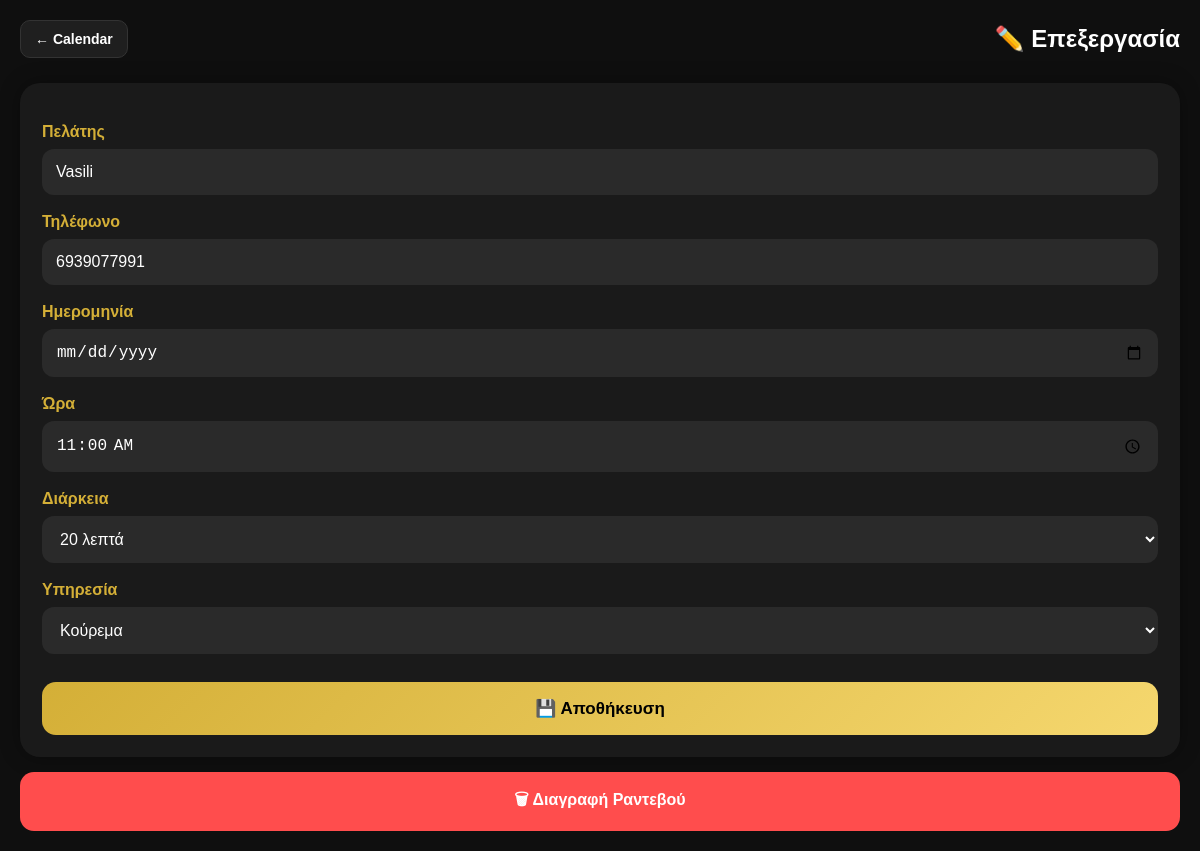
Page /edit/2 on the earlier database version.
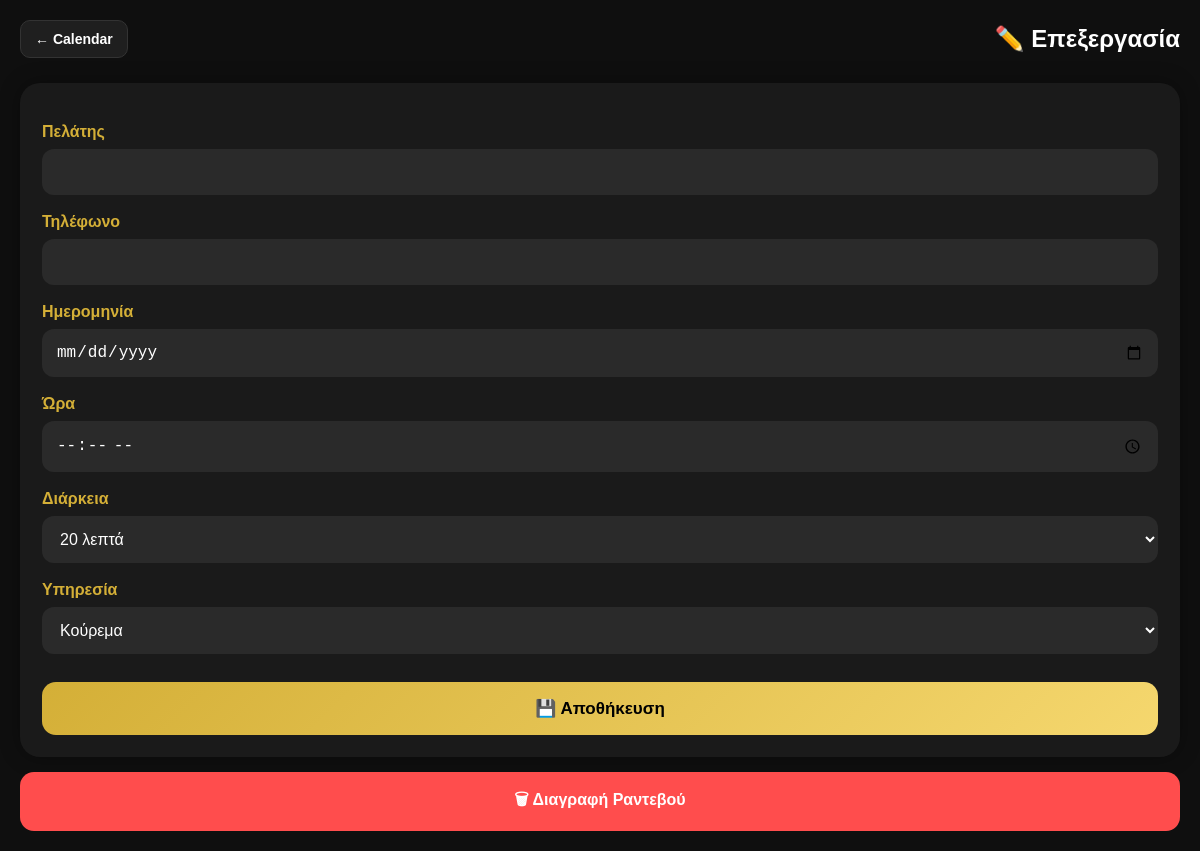
Same page on the later database version.
### tables this page shows
CREATE TABLE appointments (
            id INTEGER PRIMARY KEY AUTOINCREMENT,
            name TEXT,
            phone TEXT,
            start_time TEXT,
            duration INTEGER,
            service TEXT
        );

### app.py (the view, shortened to what this page needs)
@app.route("/edit/<int:id>", methods=["GET", "POST"])
def edit(id):
    conn = sqlite3.connect("barber.db")
    c = conn.cursor()
    c.execute("""
        SELECT id, name, phone, start_time, duration, service
        FROM appointments
        WHERE id=?
    """, (id,))
    appointment = c.fetchone()
    conn.close()
    return render_template("edit.html", appointment=appointment)

### templates/edit.html (shortened to what this page needs)
<!DOCTYPE html>
<html lang="el">
<head>
</head>
<body>
<div class="topbar">
<a href="/calendar" class="back-btn">
← Calendar
</a>
<h2>✏️ Επεξεργασία</h2>
</div>
<form method="POST">
<label>Πελάτης</label>
<input name="name" value="{{ appointment[1] }}" required>
<label>Τηλέφωνο</label>
<input name="phone" value="{{ appointment[2] }}" required>
<label>Ημερομηνία</label>
<input
type="date"
name="date"
value="{{ appointment[3] }}"
required>
<label>Ώρα</label>
<input type="time"
name="start_time"
value="{{ appointment[3] }}"
required>
<label>Διάρκεια</label>
<select name="duration">
<option value="20"
{% if appointment[4] == 20 %}selected{% endif %}>
20 λεπτά
</option>
</select>
<label>Υπηρεσία</label>
<select name="service">
<option
{% if appointment[5] == "Κούρεμα" %}selected{% endif %}>
Κούρεμα
</option>
</select>
<button class="save-btn" type="submit">
💾 Αποθήκευση
</button>
</form>
<a class="delete-btn"
href="/delete/{{ appointment[0] }}">
🗑 Διαγραφή Ραντεβού
</a>
</body>
</html>

Differences in the rows shown:
removed appointments: name "Vasili", phone "6939077991", start_time "11:00", duration "20 λεπτά", service "Κούρεμα"
Other differences:
form field duration: (not shown) → "20 λεπτά"
form field service: (not shown) → "Κούρεμα"
